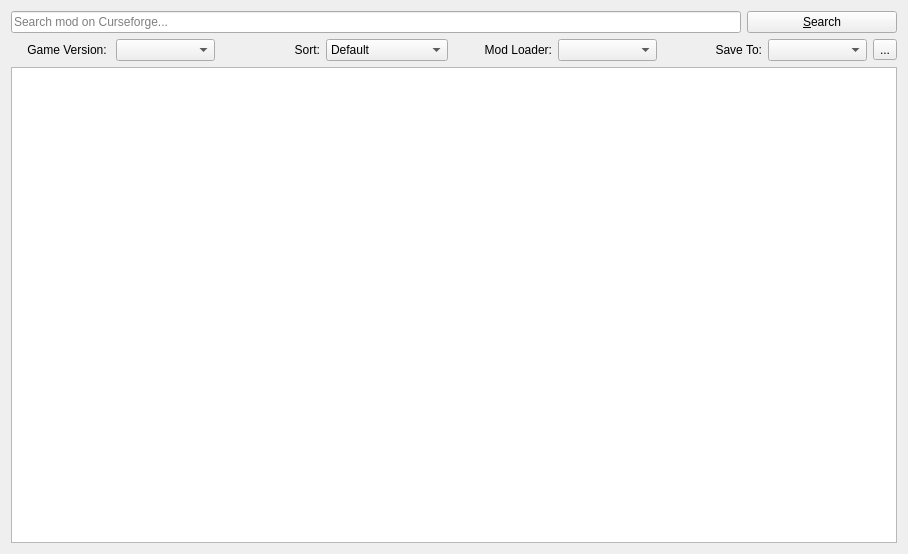
<?xml version="1.0" encoding="UTF-8"?>
<ui version="4.0">
 <class>CurseforgeModBrowser</class>
 <widget class="QWidget" name="CurseforgeModBrowser">
  <property name="geometry">
   <rect>
    <x>0</x>
    <y>0</y>
    <width>908</width>
    <height>554</height>
   </rect>
  </property>
  <property name="windowTitle">
   <string>Form</string>
  </property>
  <layout class="QGridLayout" name="gridLayout">
   <item row="0" column="0">
    <layout class="QHBoxLayout" name="horizontalLayout">
     <item>
      <widget class="QLineEdit" name="searchText">
       <property name="placeholderText">
        <string>Search mod on Curseforge...</string>
       </property>
      </widget>
     </item>
     <item>
      <widget class="QPushButton" name="searchButton">
       <property name="sizePolicy">
        <sizepolicy hsizetype="Fixed" vsizetype="Fixed">
         <horstretch>0</horstretch>
         <verstretch>0</verstretch>
        </sizepolicy>
       </property>
       <property name="minimumSize">
        <size>
         <width>150</width>
         <height>0</height>
        </size>
       </property>
       <property name="maximumSize">
        <size>
         <width>150</width>
         <height>16777215</height>
        </size>
       </property>
       <property name="text">
        <string>&amp;Search</string>
       </property>
      </widget>
     </item>
    </layout>
   </item>
   <item row="1" column="0">
    <layout class="QHBoxLayout" name="horizontalLayout_2">
     <item>
      <widget class="QLabel" name="label">
       <property name="text">
        <string>Game Version: </string>
       </property>
       <property name="alignment">
        <set>Qt::AlignRight|Qt::AlignTrailing|Qt::AlignVCenter</set>
       </property>
       <property name="buddy">
        <cstring>versionSelect</cstring>
       </property>
      </widget>
     </item>
     <item>
      <widget class="QComboBox" name="versionSelect"/>
     </item>
     <item>
      <widget class="QLabel" name="label_2">
       <property name="text">
        <string>Sort:</string>
       </property>
       <property name="alignment">
        <set>Qt::AlignRight|Qt::AlignTrailing|Qt::AlignVCenter</set>
       </property>
       <property name="buddy">
        <cstring>sortSelect</cstring>
       </property>
      </widget>
     </item>
     <item>
      <widget class="QComboBox" name="sortSelect">
       <item>
        <property name="text">
         <string>Default</string>
        </property>
       </item>
       <item>
        <property name="text">
         <string>Date Created</string>
        </property>
       </item>
       <item>
        <property name="text">
         <string>Last Updated</string>
        </property>
       </item>
       <item>
        <property name="text">
         <string>Name</string>
        </property>
       </item>
       <item>
        <property name="text">
         <string>Popularity</string>
        </property>
       </item>
       <item>
        <property name="text">
         <string>Total Downloads</string>
        </property>
       </item>
      </widget>
     </item>
     <item>
      <widget class="QLabel" name="label_3">
       <property name="text">
        <string>Mod Loader:</string>
       </property>
       <property name="alignment">
        <set>Qt::AlignRight|Qt::AlignTrailing|Qt::AlignVCenter</set>
       </property>
      </widget>
     </item>
     <item>
      <widget class="QComboBox" name="loaderSelect"/>
     </item>
     <item>
      <widget class="QLabel" name="label_4">
       <property name="text">
        <string>Save To:</string>
       </property>
       <property name="alignment">
        <set>Qt::AlignRight|Qt::AlignTrailing|Qt::AlignVCenter</set>
       </property>
      </widget>
     </item>
     <item>
      <widget class="QComboBox" name="downloadPathSelect"/>
     </item>
     <item>
      <widget class="QToolButton" name="openFolderButton">
       <property name="text">
        <string>...</string>
       </property>
       <property name="icon">
        <iconset theme="folder"/>
       </property>
      </widget>
     </item>
    </layout>
   </item>
   <item row="2" column="0">
    <widget class="QListWidget" name="modListWidget">
     <property name="verticalScrollMode">
      <enum>QAbstractItemView::ScrollPerPixel</enum>
     </property>
    </widget>
   </item>
  </layout>
 </widget>
 <resources/>
 <connections>
  <connection>
   <sender>searchText</sender>
   <signal>returnPressed()</signal>
   <receiver>searchButton</receiver>
   <slot>click()</slot>
   <hints>
    <hint type="sourcelabel">
     <x>351</x>
     <y>19</y>
    </hint>
    <hint type="destinationlabel">
     <x>879</x>
     <y>34</y>
    </hint>
   </hints>
  </connection>
 </connections>
</ui>
